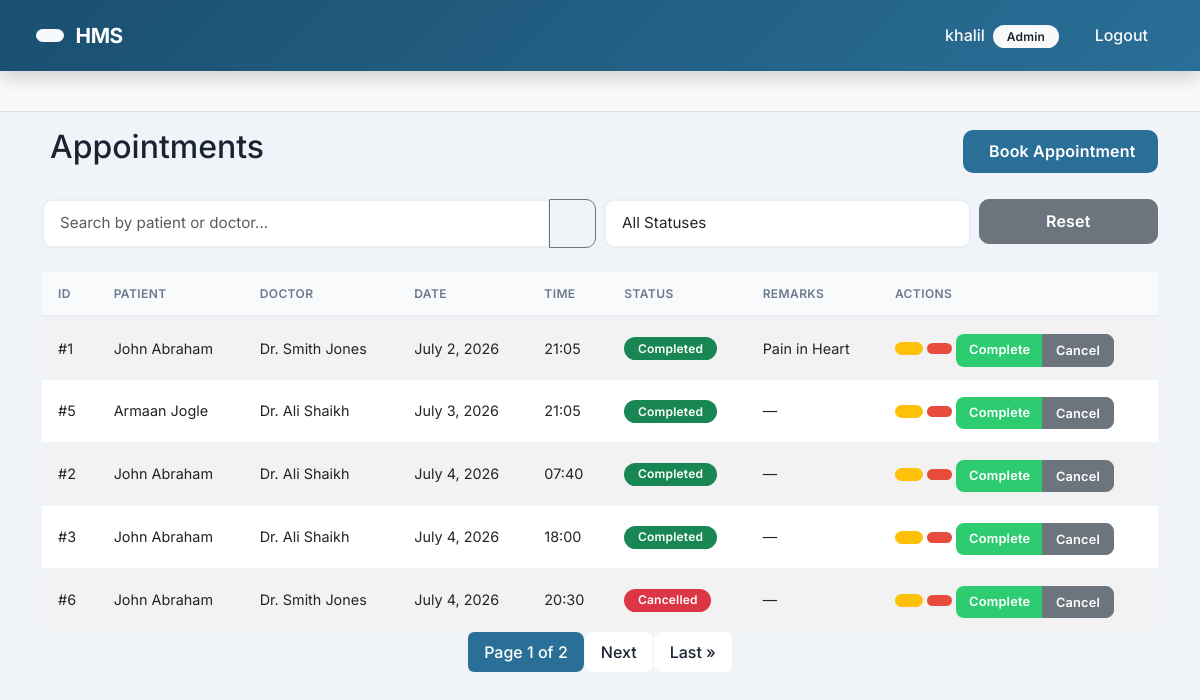
The page /appointments/ (signed in) on the database its author committed.
### accounts/models.py (models this page shows, shortened)
class Profile(models.Model):
    ROLE_CHOICES = (
        ('ADMIN', 'Admin'),
        ('DOCTOR', 'Doctor'),
        ('RECEPTIONIST', 'Receptionist'),
        ('PATIENT', 'Patient'),
    )
    user = models.OneToOneField(User, on_delete=models.CASCADE, related_name='profile')
    role = models.CharField(max_length=20, choices=ROLE_CHOICES, default='PATIENT')

### appointments/models.py (models this page shows, shortened)
class Appointment(models.Model):
    STATUS_CHOICES = (
        ('Scheduled', 'Scheduled'),
        ('Completed', 'Completed'),
        ('Cancelled', 'Cancelled'),
    )
    appointment_id = models.AutoField(primary_key=True)
    patient = models.ForeignKey(Patient, on_delete=models.CASCADE, related_name='appointments')
    doctor = models.ForeignKey(Doctor, on_delete=models.CASCADE, related_name='appointments')
    appointment_date = models.DateField()
    appointment_time = models.TimeField()
    status = models.CharField(max_length=20, choices=STATUS_CHOICES, default='Scheduled')
    remarks = models.TextField(blank=True, null=True)
    class Meta:
        ordering = ['appointment_date', 'appointment_time']

### patients/models.py (models this page shows, shortened)
class Patient(models.Model):
    GENDER_CHOICES = (
        ('M', 'Male'),
        ('F', 'Female'),
        ('O', 'Other'),
    )
    BLOOD_GROUP_CHOICES = (
        ('A+', 'A+'), ('A-', 'A-'),
        ('B+', 'B+'), ('B-', 'B-'),
        ('AB+', 'AB+'), ('AB-', 'AB-'),
        ('O+', 'O+'), ('O-', 'O-'),
    )
    patient_id = models.AutoField(primary_key=True)
    user = models.OneToOneField(User, on_delete=models.CASCADE, related_name='patient_profile')
    first_name = models.CharField(max_length=50)
    last_name = models.CharField(max_length=50)
    gender = models.CharField(max_length=1, choices=GENDER_CHOICES)
    age = models.PositiveIntegerField()
    blood_group = models.CharField(max_length=3, choices=BLOOD_GROUP_CHOICES, blank=True, null=True)
    email = models.EmailField(unique=True)
    phone = models.CharField(max_length=15)
    address = models.TextField(blank=True, null=True)
    profile_image = models.ImageField(upload_to='patient_profiles/', blank=True, null=True)
    created_at = models.DateTimeField(auto_now_add=True)
    class Meta:
        ordering = ['-created_at']

### doctors/models.py (models this page shows, shortened)
class Doctor(models.Model):
    doctor_id = models.AutoField(primary_key=True)
    user = models.OneToOneField(User, on_delete=models.CASCADE, related_name='doctor_profile')
    first_name = models.CharField(max_length=50)
    last_name = models.CharField(max_length=50)
    email = models.EmailField(unique=True)
    phone = models.CharField(max_length=15)
    specialization = models.CharField(max_length=100)
    experience = models.IntegerField()  # years of experience
    department = models.ForeignKey(Department, on_delete=models.CASCADE, related_name='doctors')
    profile_image = models.ImageField(upload_to='doctor_profiles/', blank=True, null=True)
    joining_date = models.DateField(auto_now_add=True)
    class Meta:
        ordering = ['-joining_date']

### appointments/views.py (the view, shortened to what this page needs)
# urls.py: path('', views.appointment_list, name='list'),
@login_required
def appointment_list(request):
    if not has_booking_permission(request.user):
        messages.error(request, 'You do not have permission to view this page.')
        return redirect('accounts:patient_dashboard')
    query = request.GET.get('q', '')
    appointments = Appointment.objects.all().select_related('patient', 'doctor')
    status_filter = request.GET.get('status')
    if status_filter:
        appointments = appointments.filter(status=status_filter)
    paginator = Paginator(appointments, 5)
    page_number = request.GET.get('page')
    page_obj = paginator.get_page(page_number)
    context = {
        'page_obj': page_obj,
        'query': query,
        'status_filter': status_filter,
        'status_choices': Appointment.STATUS_CHOICES,
    }
    return render(request, 'appointments/appointment_list.html', context)

### appointments/views.py (called while the page is built)
def has_booking_permission(user):
    return hasattr(user, 'profile') and user.profile.role in ['ADMIN', 'RECEPTIONIST']

### templates/appointments/appointment_list.html (shortened to what this page needs)
{% extends 'base.html' %}
{% block content %}
<div class="d-flex justify-content-between align-items-center mb-4">
    <h2>Appointments</h2>
    <a href="{% url 'appointments:add' %}" class="btn btn-primary">
         Book Appointment
    </a>
</div>
<form method="get" class="mb-4">
    <div class="row g-2">
        <div class="col-md-6">
            <div class="input-group">
                <input type="text" name="q" class="form-control" placeholder="Search by patient or doctor..." value="{{ query }}">
                <button class="btn btn-outline-secondary" type="submit"></button>
            </div>
        </div>
        <div class="col-md-4">
            <select name="status" class="form-select" onchange="this.form.submit()">
                <option value="">All Statuses</option>
            </select>
        </div>
        <div class="col-md-2">
            <a href="{% url 'appointments:list' %}" class="btn btn-secondary w-100">Reset</a>
        </div>
    </div>
</form>
<div class="table-responsive">
    <table class="table table-striped table-hover align-middle">
        <thead class="table-dark">
            <tr>
                <th>ID</th>
                <th>Patient</th>
                <th>Doctor</th>
                <th>Date</th>
                <th>Time</th>
                <th>Status</th>
                <th>Remarks</th>
                <th>Actions</th>
            </tr>
        </thead>
        <tbody>
            {% for appointment in page_obj %}
            <tr>
                <td>#{{ appointment.appointment_id }}</td>
                <td>{{ appointment.patient.first_name }} {{ appointment.patient.last_name }}</td>
                <td>Dr. {{ appointment.doctor.first_name }} {{ appointment.doctor.last_name }}</td>
                <td>{{ appointment.appointment_date }}</td>
                <td>{{ appointment.appointment_time|time:"H:i" }}</td>
                <td>
                    <span class="badge {% if appointment.status == 'Scheduled' %}bg-primary{% elif appointment.status == 'Completed' %}bg-success{% else %}bg-danger{% endif %}">
                        {{ appointment.status }}
                    </span>
                </td>
                <td>{{ appointment.remarks|truncatechars:30|default:"—" }}</td>
                <td>
                    <a href="{% url 'appointments:edit' appointment.pk %}" class="btn btn-sm btn-warning"></a>
                    <a href="{% url 'appointments:delete' appointment.pk %}" class="btn btn-sm btn-danger"></a>
                    <div class="btn-group mt-1">
                        <a href="{% url 'appointments:update_status' appointment.pk 'Completed' %}" class="btn btn-sm btn-success">Complete</a>
                        <a href="{% url 'appointments:update_status' appointment.pk 'Cancelled' %}" class="btn btn-sm btn-secondary">Cancel</a>
                    </div>
                </td>
            </tr>
            {% empty %}
            <tr><td colspan="8" class="text-center">No appointments found.</td></tr>
            {% endfor %}
        </tbody>
    </table>
</div>
{% if page_obj.has_other_pages %}
<nav>
    <ul class="pagination justify-content-center">
        <li class="page-item active"><span class="page-link">Page {{ page_obj.number }} of {{ page_obj.paginator.num_pages }}</span></li>
        {% if page_obj.has_next %}
            <li class="page-item"><a class="page-link" href="?page={{ page_obj.next_page_number }}{% if query %}&q={{ query }}{% endif %}{% if status_filter %}&status={{ status_filter }}{% endif %}">Next</a></li>
            <li class="page-item"><a class="page-link" href="?page={{ page_obj.paginator.num_pages }}{% if query %}&q={{ query }}{% endif %}{% if status_filter %}&status={{ status_filter }}{% endif %}">Last &raquo;</a></li>
        {% endif %}
    </ul>
</nav>
{% endif %}
{% endblock %}

### templates/base.html (shortened to what this page needs)
{% load static %}
<!DOCTYPE html>
<html lang="en">
<head>
    <link href="https://cdn.jsdelivr.net/npm/bootstrap@5.3.0/dist/css/bootstrap.min.css" rel="stylesheet">
    <link rel="stylesheet" href="{% static 'css/custom.css' %}">
</head>
<body>
    <nav class="navbar navbar-expand-lg navbar-dark bg-primary sticky-top shadow">
        <div class="container-fluid">
            <button onclick="window.history.back();" class="btn btn-light btn-sm me-2" title="Go Back">
            </button>
            <a class="navbar-brand" href="
                {% if request.user.is_authenticated %}
                    {% if request.user.profile.role == 'ADMIN' %}
                        {% url 'accounts:admin_dashboard' %}
                    {% elif request.user.profile.role == 'DOCTOR' %}
                        {% url 'accounts:doctor_dashboard' %}
                    {% elif request.user.profile.role == 'RECEPTIONIST' %}
                        {% url 'accounts:receptionist_dashboard' %}
                    {% else %}
                        {% url 'accounts:patient_dashboard' %}
                    {% endif %}
                {% else %}
                    {% url 'accounts:login' %}
                {% endif %}
            ">
                 HMS
            </a>
            <div class="collapse navbar-collapse" id="navbarNav">
                <ul class="navbar-nav ms-auto">
                    {% if request.user.is_authenticated %}
                        <li class="nav-item">
                            <span class="nav-link text-light">
                                 {{ request.user.username }}
                                <span class="badge bg-light text-dark ms-1">{{ request.user.profile.role|title }}</span>
                            </span>
                        </li>
                        <li class="nav-item">
                            <a class="nav-link text-light" href="{% url 'accounts:logout' %}">
                                 Logout
                            </a>
                        </li>
                    {% endif %}
                </ul>
            </div>
        </div>
    </nav>
    {% block breadcrumbs %}
    <nav aria-label="breadcrumb" class="bg-light py-2 px-3 border-bottom">
        <div class="container-fluid">
            <ol class="breadcrumb mb-0">
            </ol>
        </div>
    </nav>
    {% endblock %}
    <div class="container mt-3">
        {% block content %}
        {% endblock %}
    </div>
</body>
</html>

### static/css/custom.css (style rules this page uses)
:root { --primary: #2a6f97; --primary-light: #4a8db7; --primary-dark: #1a4f6f; --secondary: #6c757d; --success: #2ecc71; --warning: #f39c12; --danger: #e74c3c; --info: #3498db; --bg-body: #f0f4f8; --bg-card: #ffffff; --text-primary: #1a2332; --text-muted: #6b7a8f; --shadow-sm: 0 2px 8px rgba(42, 111, 151, 0.08); --shadow-md: 0 8px 32px rgba(42, 111, 151, 0.12); --shadow-lg: 0 16px 48px rgba(42, 111, 151, 0.16); --radius: 16px; --transition: all 0.3s cubic-bezier(0.4, 0, 0.2, 1); }
body { font-family: 'Inter', -apple-system, BlinkMacSystemFont, sans-serif; background: var(--bg-body); color: var(--text-primary); min-height: 100vh; }
.navbar { background: linear-gradient(135deg, var(--primary-dark), var(--primary)) !important; padding: 0.75rem 1.5rem; box-shadow: 0 4px 20px rgba(26, 79, 111, 0.25); position: sticky; top: 0; z-index: 1050; }
.navbar-brand { font-weight: 700; font-size: 1.3rem; letter-spacing: -0.5px; color: white !important; padding: 0.5rem 0; }
.navbar .nav-link { font-weight: 500; padding: 0.6rem 1rem !important; border-radius: 8px; transition: var(--transition); }
.btn { font-weight: 600; padding: 0.6rem 1.4rem; border-radius: 10px; transition: var(--transition); letter-spacing: 0.2px; }
.btn-primary { background: var(--primary); border: none; color: white; }
.btn-success { background: var(--success); border: none; }
.btn-danger { background: var(--danger); border: none; }
.btn-sm { padding: 0.35rem 0.8rem; border-radius: 8px; font-size: 0.8rem; }
.table { font-size: 0.9rem; margin-bottom: 0; }
.table thead th { background: #f8fafc; font-weight: 600; font-size: 0.75rem; text-transform: uppercase; letter-spacing: 0.4px; color: var(--text-muted); border-bottom: 2px solid #e9edf4; padding: 0.8rem 1rem; }
.table tbody td { padding: 0.8rem 1rem; vertical-align: middle; border-bottom: 1px solid #f0f4f8; }
.badge { font-weight: 600; padding: 0.35rem 0.85rem; border-radius: 30px; font-size: 0.75rem; letter-spacing: 0.2px; }
.form-control, .form-select { border-radius: 10px; border: 2px solid #e9edf4; padding: 0.7rem 1rem; font-size: 0.95rem; transition: var(--transition); background: white; }
.pagination .page-link { border: none; border-radius: 8px; margin: 0 2px; color: var(--text-primary); font-weight: 500; padding: 0.5rem 1rem; transition: var(--transition); }
.pagination .page-item.active .page-link { background: var(--primary); color: white; }
.breadcrumb { background: transparent; padding: 0.75rem 0; margin: 0; }

### rows shown on the page
Appointment: appointment_id "1", patient.first_name "John", patient.last_name "Abraham", doctor.first_name "Smith", doctor.last_name "Jones", appointment_date "July 2, 2026", appointment_time "21:05", status "Completed", remarks "Pain in Heart"
Appointment: appointment_id "5", patient.first_name "Armaan", patient.last_name "Jogle", doctor.first_name "Ali", doctor.last_name "Shaikh", appointment_date "July 3, 2026", appointment_time "21:05", status "Completed", remarks "—"
Appointment: appointment_id "2", patient.first_name "John", patient.last_name "Abraham", doctor.first_name "Ali", doctor.last_name "Shaikh", appointment_date "July 4, 2026", appointment_time "07:40", status "Completed", remarks "—"
Appointment: appointment_id "3", patient.first_name "John", patient.last_name "Abraham", doctor.first_name "Ali", doctor.last_name "Shaikh", appointment_date "July 4, 2026", appointment_time "18:00", status "Completed", remarks "—"
Appointment: appointment_id "6", patient.first_name "John", patient.last_name "Abraham", doctor.first_name "Smith", doctor.last_name "Jones", appointment_date "July 4, 2026", appointment_time "20:30", status "Cancelled", remarks "—"

### other values the page prints
{{ request.user.username }} "khalil"
{{ request.user.profile.role|title }} "Admin"
{{ page_obj.number }} "1"
{{ page_obj.paginator.num_pages }} "2"
